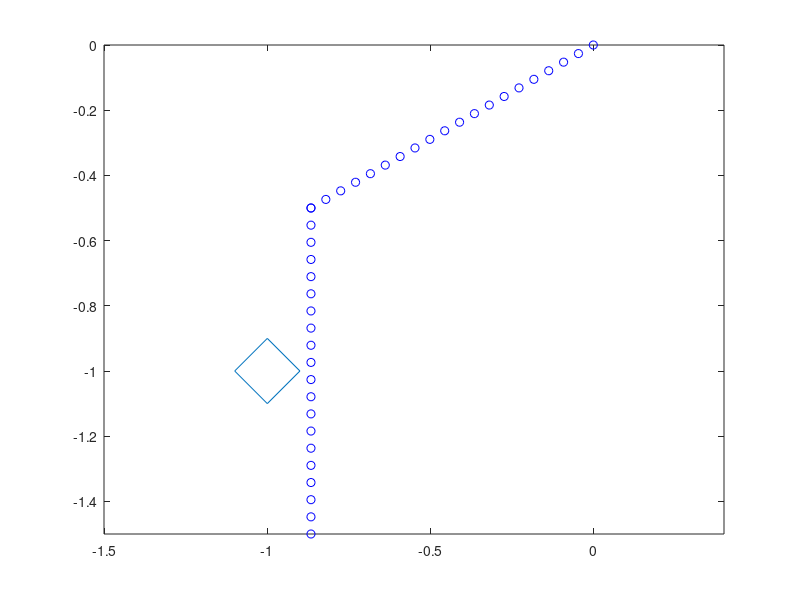

Source code (MATLAB):
L = linspace(0,2*pi,5);
xv = -1+0.1*cos(L)';
yv = -1+0.1*sin(L)';


q1 = -5*pi/6; q2 = pi/3;
npoints = 20;
E1 = [cos(q1) sin(q1)];
E2 = [cos(q1)+cos(q1 + q2) sin(q1)+sin(q1 + q2)];

xlin1 = linspace(0,E1(1),npoints);
ylin1 = linspace(0,E1(2),npoints);
points1 = [xlin1(:) ylin1(:)]

xlin2 = linspace(E1(1),E2(1),npoints);
ylin2 = linspace(E1(2),E2(2),npoints);
points2 = [xlin2(:) ylin2(:)]

points = vertcat(points1,points2);
xq = points(:,1);
yq = points(:,2);
[in,on] = inpolygon(xq,yq,xv,yv);
numel(xq(in))
numel(xq(on))

figure

plot(xv,yv) % polygon
axis equal

hold on
plot(xq(in),yq(in),'r+') % points inside
plot(xq(~in),yq(~in),'bo') % points outside
hold off
col_points = numel(xq(in)) + numel(xq(on))
% plot(points(:,1),points(:,2),'bo','Markersize',2)